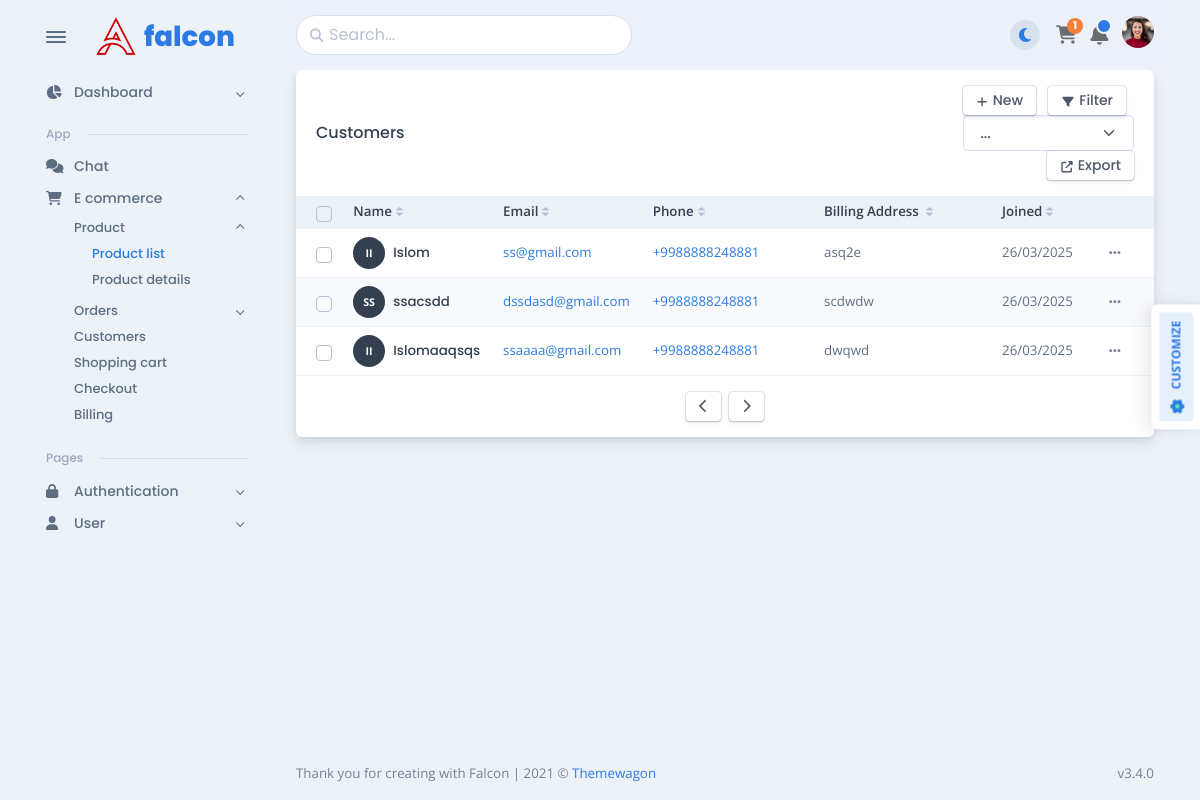
The app's page /myapp/customers/, older data.
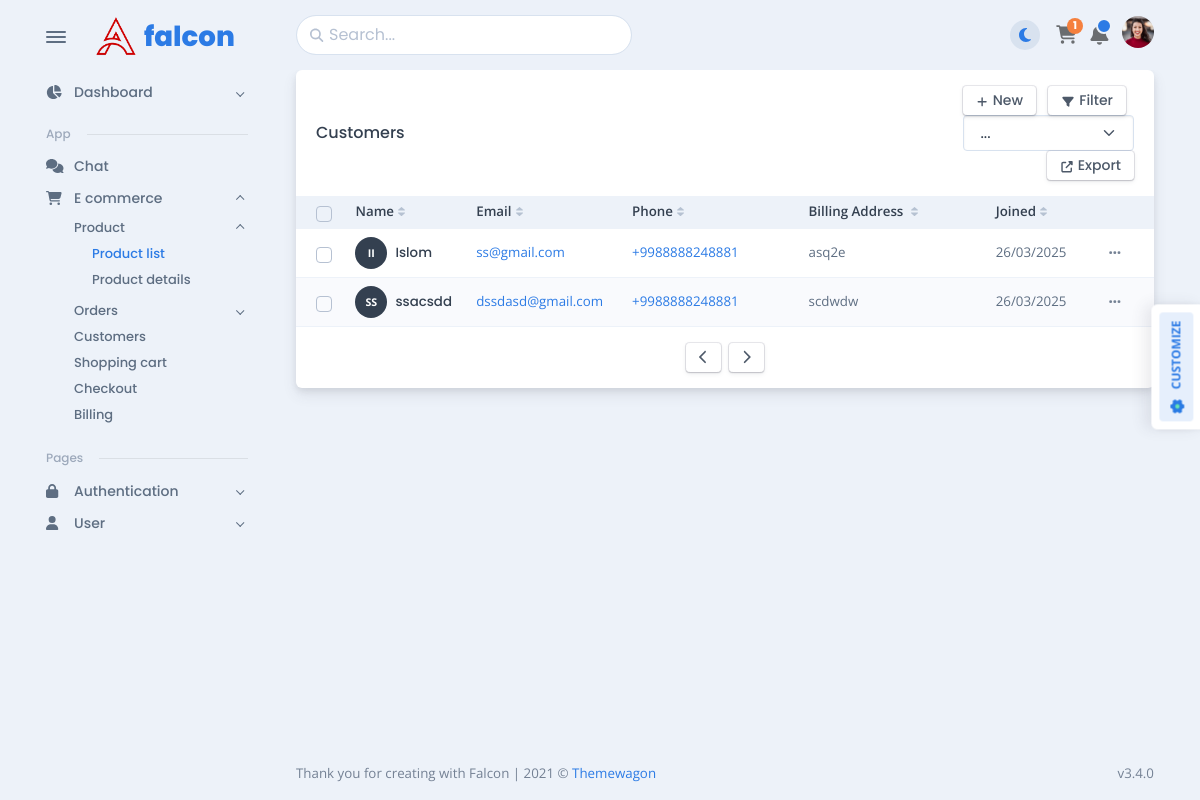
The same page, newer data.
### myapp/models.py (models this page shows, shortened)
class Customer(models.Model):
    name = models.CharField(max_length=255)
    email = models.EmailField(unique=True)
    phone = models.CharField(max_length=20)
    billing_address = models.TextField()
    joined_date = models.DateTimeField(default=now)
    image = models.ImageField(upload_to='customer_images/', blank=True, null=True)
    vat_number = models.CharField(max_length=9, unique=True, blank=True)

### myapp/views.py (the view)
# urls.py: path('customers/', CustomerListView.as_view(), name='customer_table'),
class CustomerListView(ListView):
    model = Customer
    template_name = 'myapp/customers.html'
    context_object_name = 'customers'

### myapp/templates/myapp/customers.html (shortened to what the changed rows need)
{% load static %}
<!DOCTYPE html>
<html lang="en-US" dir="ltr">
<head>
    <link href="{% static 'myapp/vendors/overlayscrollbars/OverlayScrollbars.min.css' %}" rel="stylesheet">
    <link href="{% static 'myapp/assets/css/theme-rtl.min.css' %}" rel="stylesheet" id="style-rtl">
    <link href="{% static 'myapp/assets/css/theme.min.css' %}" rel="stylesheet" id="style-default">
    <link href="{% static 'myapp/assets/css/user-rtl.min.css' %}" rel="stylesheet" id="user-style-rtl">
    <link href="{% static 'myapp/assets/css/user.min.css' %}" rel="stylesheet" id="user-style-default">
</head>
<body>
<main class="main" id="top">
    <div class="container" data-layout="container">
        <div class="content">
            <div class="card mb-3" id="customersTable"
                 data-list='{"valueNames":["name","email","phone","address","joined"],"page":10,"pagination":true}'>
                <div class="card-body p-0">
                    <div class="table-responsive">
                        <table class="table table-sm table-striped fs--1 mb-0 overflow-hidden">
                            <thead class="bg-200 text-900">
                            <tr>
                                <th>
                                    <div class="form-check fs-0 mb-0 d-flex align-items-center">
                                        <input class="form-check-input" id="checkbox-bulk-customers-select"
                                               type="checkbox"
                                               data-bulk-select='{"body":"table-customers-body","actions":"table-customers-actions","replacedElement":"table-customers-replace-element"}'/>
                                    </div>
                                </th>
                                <th class="sort pe-1 align-middle white-space-nowrap" data-sort="name">Name</th>
                                <th class="sort pe-1 align-middle white-space-nowrap" data-sort="email">Email</th>
                                <th class="sort pe-1 align-middle white-space-nowrap" data-sort="phone">Phone</th>
                                <th class="sort pe-1 align-middle white-space-nowrap ps-5" data-sort="address"
                                    style="min-width: 200px;">Billing Address
                                </th>
                                <th class="sort pe-1 align-middle white-space-nowrap" data-sort="joined">Joined</th>
                                <th class="align-middle no-sort"></th>
                            </tr>
                            </thead>
                            <tbody class="list" id="table-customers-body">
                                {% for customer in customers %}
                                    <tr class="btn-reveal-trigger">
                                        <td class="align-middle py-2" style="width: 28px;">
                                            <div class="form-check fs-0 mb-0 d-flex align-items-center">
                                                <input class="form-check-input" type="checkbox"
                                                       id="customer-{{ forloop.counter }}"/>
                                            </div>
                                        </td>
                                        <td class="name align-middle white-space-nowrap py-2">
                                            <a href="{% url 'myapp:customer_detail' customer.pk %}">
                                                <div class="d-flex align-items-center">
                                                    <div class="avatar avatar-xl me-2">
                                                        {% if customer.image %}
                                                            <img src="{{ customer.get_absolute_url }}"
                                                                 alt="{{ customer.name }}" class="rounded-circle"
                                                                 width="50" height="50">
                                                        {% else %}
                                                            <div class="avatar-name rounded-circle">
                                                                <span>{{ customer.name|first }}{{ customer.name.split|last|first }}</span>
                                                            </div>
                                                        {% endif %}
                                                    </div>
                                                    <div class="flex-1">
                                                        <h5 class="mb-0 fs--1">{{ customer.name }}</h5>
                                                    </div>
                                                </div>
                                            </a>
                                        </td>
                                        <td class="email align-middle py-2">
                                            <a href="mailto:{{ customer.email }}">{{ customer.email }}</a>
                                        </td>
                                        <td class="phone align-middle white-space-nowrap py-2">
                                            <a href="tel:{{ customer.phone }}">{{ customer.phone }}</a>
                                        </td>
                                        <td class="address align-middle white-space-nowrap ps-5 py-2">
                                            {{ customer.billing_address }}
                                        </td>
                                        <td class="joined align-middle py-2">{{ customer.joined_date|date:"d/m/Y" }}</td>
                                        <td class="align-middle white-space-nowrap py-2 text-end">
                                            <div class="dropdown font-sans-serif position-static">
                                                <button class="btn btn-link text-600 btn-sm dropdown-toggle btn-reveal"
                                                        type="button"
                                                        data-bs-toggle="dropdown">
                                                    <span class="fas fa-ellipsis-h fs--1"></span>
                                                </button>
                                            </div>
                                        </td>
                                    </tr>
                                {% endfor %}
                            </tbody>
                        </table>
                    </div>
                </div>
            </div>
        </div>
    </div>
</main>
</body>
</html>

Row changes from the older to the newer data that the page shows:
removed Customer: name|first "I", name.split|last "I", name "Islomaaqsqs", email "ssaaaa@gmail.com", phone "+9988888248881", billing_address "dwqwd", joined_date "26/03/2025"
